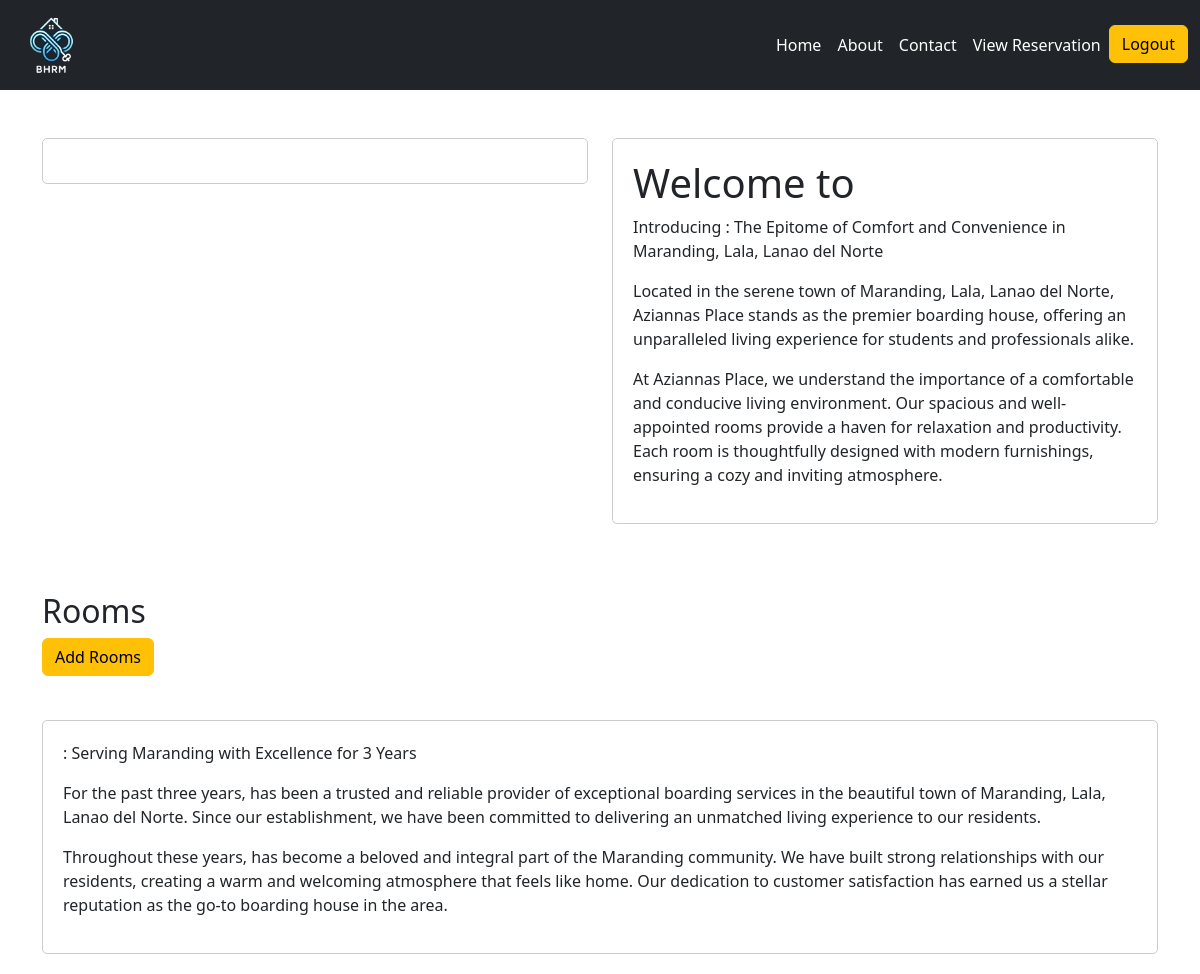
Before: /boardinghouse.php (signed in) with the older database file.
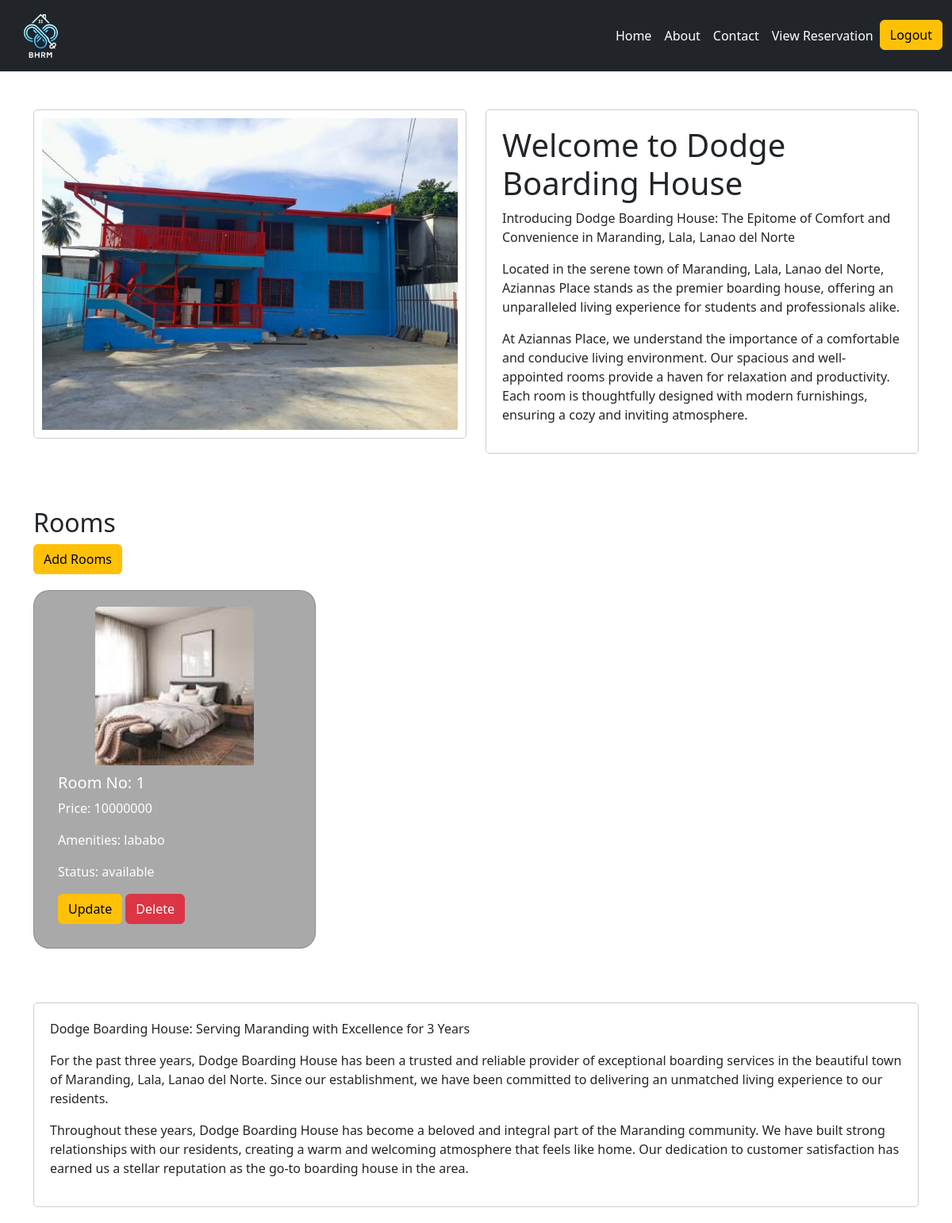
After: the same page with the newer database file.
### tables this page shows
CREATE TABLE `boardinghouses` (
  `id` int(11) NOT NULL,
  `owner` varchar(255) NOT NULL,
  `hname` varchar(25) NOT NULL,
  `haddress` varchar(25) NOT NULL
);

CREATE TABLE `documents` (
  `id` int(255) NOT NULL,
  `documents` varchar(255) NOT NULL,
  `image` varchar(255) NOT NULL,
  `hname` varchar(255) NOT NULL
);

CREATE TABLE `rooms` (
  `id` int(11) NOT NULL,
  `room-no` int(255) NOT NULL,
  `room_type` varchar(255) NOT NULL,
  `amenities` varchar(255) NOT NULL,
  `price` int(255) NOT NULL,
  `image` varchar(255) NOT NULL,
  `status` varchar(255) NOT NULL,
  `hname` varchar(255) NOT NULL
);

### boardinghouse.php (the view, shortened to what the changed rows need)
<?php
require 'php/connection.php';
if(!empty($_SESSION["uname"]) && $_SESSION["role"] == 'landlord'){
    $uname = $_SESSION['uname'];
    $query = "select * from boardinghouses inner join documents on boardinghouses.hname = documents.hname where boardinghouses.owner = '$uname'";
    $result = mysqli_query($conn, $query);
    $fetch = mysqli_fetch_assoc($result);
}else{
    header('location: index.php');
}
?>
<!DOCTYPE html>
<html lang="en">
<head>
    <link href="https://cdn.jsdelivr.net/npm/bootstrap@5.3.2/dist/css/bootstrap.min.css" rel="stylesheet">
</head>
<body>
<section class="container mt-5">
<div class="row">
    <div class="col-md-6">
        <div class="image-box">
            <img src="<?php echo $fetch['image']?>" class="img-fluid" >
        </div>
    </div>
    <div class="col-md-6">
        <div class="text-box">
            <h1>Welcome to <?php echo $_SESSION['hname']?></h1>
            <p>Introducing <?php echo $_SESSION['hname']?>: The Epitome of Comfort and Convenience in Maranding, Lala, Lanao del Norte</p>
            <p>Located in the serene town of Maranding, Lala, Lanao del Norte, Aziannas Place stands as the premier boarding house, offering an unparalleled living experience for students and professionals alike.</p>
            <p>At Aziannas Place, we understand the importance of a comfortable and conducive living environment. Our spacious and well-appointed rooms provide a haven for relaxation and productivity. Each room is thoughtfully designed with modern furnishings, ensuring a cozy and inviting atmosphere.</p>
        </div>
    </div>
</div>
    <div class="row mt-5">
        <div class="col">
            <h2>Rooms</h2>
            <div class="row row-cols-1 row-cols-md-3 g-4">
            <?php
            if (!empty($_SESSION["uname"]) && $_SESSION['role'] == 'landlord'){
                $hname = $_SESSION['hname'];
                $query = "SELECT * FROM rooms where hname = '$hname'";
                $result = mysqli_query($conn, $query);
                while ($fetch = mysqli_fetch_assoc($result)) {
                    $id = $fetch['id'];
            ?>
                <div class="col">
                    <div class="card">
                        <div class="card-img-container">
                            <img src="<?php echo $fetch['image']?>" class="card-img-top" alt="Room Image">
                        </div>
                        <div class="card-body">
                            <h5 class="card-title">Room No: <?php echo $fetch['room-no']?></h5>
                            <p class="card-text">Price: <?php echo $fetch['price']?></p>
                            <p class="card-text">Amenities: <?php echo $fetch['amenities']?></p>
                            <p class="card-text">Status: <?php echo $fetch['status']?></p>
                            <?php if(!empty($_SESSION["uname"]) && !empty($_SESSION["role"]) && $_SESSION["role"] == "landlord"):
                            ?>
                                <a href='php/addroom.php?rupdate=<?php echo $id;?>' class='btn btn-warning'>Update</a>
                                <a href='php/function.php?rdelete=<?php echo $id;?>' class='btn btn-danger'>Delete</a>
                            <?php  else: ?>
                                <a href='book-in.php?id=<?php echo $id;?>' class='btn btn-warning'>Book Now!</a>
                            <?php endif; ?>
                        </div>
                    </div>
                </div>
            <?php }}?>
            </div>
        </div>
    </div>
    <div class="row mt-5">
    <div class="col">
        <div class="text-box">
            <p> <?php if (!empty($_SESSION['hname']) && $_SESSION['role'] == 'landlord'){
                $uname = $_SESSION['uname'];
                $query = "select * from boardinghouses where owner = '$uname'";
                $result = mysqli_query($conn, $query);
                $fetch = mysqli_fetch_assoc($result);
                } elseif (!empty($_SESSION) && $_SESSION['role'] == 'user'){
                    isset($_GET['hname']);
                    $hname = $_GET['hname'];
                    $query = "SELECT * FROM boardinghouses where hname = '$hname'";
                    $result = mysqli_query($conn, $query);
                    $fetch = mysqli_fetch_assoc($result);
                    } echo $fetch['hname'];
                ?>: Serving Maranding with Excellence for 3 Years</p>
            <p>For the past three years, <?php echo $fetch['hname']?> has been a trusted and reliable provider of exceptional boarding services in the beautiful town of Maranding, Lala, Lanao del Norte. Since our establishment, we have been committed to delivering an unmatched living experience to our residents.</p>
            <p>Throughout these years, <?php echo $fetch['hname']?> has become a beloved and integral part of the Maranding community. We have built strong relationships with our residents, creating a warm and welcoming atmosphere that feels like home. Our dedication to customer satisfaction has earned us a stellar reputation as the go-to boarding house in the area.</p>
        </div>
    </div>
</div>
</section>
</body>
</html>

Changed rows visible on the page:
now on this page (row edited): boardinghouses: documents.image (picture), hname "Dodge Boarding House"
now on this page (row edited): rooms: image (picture), value "1", price "10000000", amenities "lababo", status "available"
Other visible differences:
$_SESSION['hname']: (not shown) → "Dodge Boarding House"
